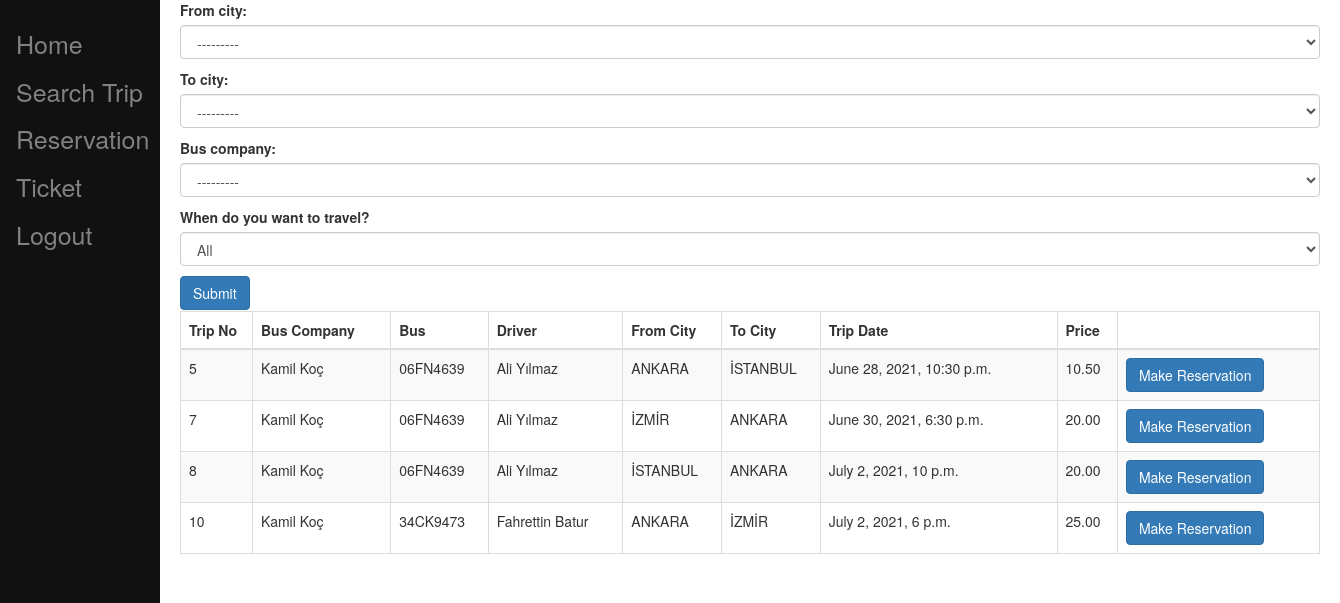
Screenshot of /searchtrip/ (signed in) with the database file from the repository.
### busticket/models.py (models this page shows, shortened)
class Trip(models.Model):
    bus = models.ForeignKey(Bus, on_delete=models.PROTECT)
    driver = models.ForeignKey(Driver, on_delete=models.PROTECT,blank=True,null=True)
    from_city = models.ForeignKey(City, related_name='f_city', on_delete=models.CASCADE,blank=True,null=True)
    to_city = models.ForeignKey(City, related_name='t_city', on_delete=models.CASCADE,blank=True,null=True)
    trip_date = models.DateTimeField(blank=True)
    price = models.DecimalField(max_digits=6, decimal_places=2, default=0.0)
    bus_company = models.ForeignKey(BusCompany, on_delete=models.CASCADE, editable=True,blank=True,null=True)
    class Meta:
        constraints = [
            models.UniqueConstraint(fields=['bus', 'from_city','to_city'], name='unique trip')
        ]

class BusCompany(models.Model):
    user = models.OneToOneField(User, on_delete=models.CASCADE)
    name = models.CharField(max_length=30,unique=True,default='Default Bus Company')
    tel_no = models.CharField(max_length=30,default='', blank=True,null=True)
    address = models.CharField(max_length=300,default='', blank=True,null=True)
    email = models.EmailField(max_length=254,default='', blank=True,null=True)
    url = models.URLField(max_length=200,default='', blank=True,null=True)
    def __str__(self):
        return self.name

class Bus(models.Model):
    plate_text = models.CharField(max_length=30,unique=True)
    brand_name = models.CharField(max_length=30,default='Mercedes Benz')
    status = models.BooleanField(default=True)
    seat_count = models.IntegerField(default=52)
    bus_company = models.ForeignKey(BusCompany, on_delete=models.CASCADE, blank=True,null=True)
    def __str__(self):
        return self.plate_text

class Driver(models.Model):
    name = models.CharField(max_length=30,default='Unknown Driver',unique=True)
    date_of_birth = models.DateField()
    years_of_experience = models.IntegerField()
    bus_company = models.ForeignKey(BusCompany, on_delete=models.CASCADE, editable=False,blank=True,null=True)
    def __str__(self):
        return self.name

class City(models.Model):
    name = models.CharField(max_length=30,unique=True)
    def __str__(self):
        return self.name

### busticket/views.py (the view)
# urls.py: path('searchtrip/',views.search_trip),
def search_trip(request):
    now = datetime.now()
    trip = Trip.objects.filter(trip_date__gte=now.date())
    form = SearchForm()
    return render(request,'busticket/searchtrip.html',{'trip_list': trip,'form':form})

### busticket/forms.py
class SearchForm(forms.ModelForm):
    DATE_CHOICES= [
    ('', 'All'),
    ('Today', 'Today'),
    ('This Week', 'This Week'),
    ('This Month', 'This Month'),
    ('This Year', 'This Year'),
    ]
    date_choice= forms.CharField(label='When do you want to travel?', required=False, widget=forms.Select(choices=DATE_CHOICES,attrs={ 'class': 'form-control' }))
    class Meta:
        model = Trip
        fields = ['from_city', 'to_city','bus_company']
        widgets = {
            'from_city': forms.Select(attrs={ 'class': 'form-control' }),
            'to_city': forms.Select(attrs={ 'class': 'form-control' }),
            'bus_company': forms.Select(attrs={ 'class': 'form-control' }),
        }

### busticket/templatetags/user_tags.py (called while the page is built)
@register.filter(name='has_group')
def has_group(user, group_name):
    group = Group.objects.filter(name=group_name)
    if group:
        group = group.first()
        return group in user.groups.all()
    else:
        return False

### templates/busticket/searchtrip.html (shortened to what this page needs)
{% extends 'busticket/base.html' %}
{% block content %}
 <div class="col-md-12">
        <form method="POST" class="post-form" action="/search/">
            {{ form.as_p }}
            <button type="submit" class="btn btn-primary">Submit</button>
        </form>
        <div class="table-responsive">
  <table id="searchdatatable" class="table table-striped table-bordered" width="100%">
            <thead>
                <th>Trip No</th>
                <th>Bus Company</th>
                <th>Bus</th>
                <th>Driver</th>
                <th>From City</th>
                <th>To City</th>
                <th>Trip Date</th>
                <th>Price</th>
                <th></th>
             </thead>
   <tbody>
   {% for trip in trip_list %}
    <tr>
     <td>{{ trip.id }}</td>
     <td>{{ trip.bus_company.name }}</td>
     <td>{{ trip.bus }}</td>
     <td>{{ trip.driver }}</td>
     <td>{{ trip.from_city }}</td>
     <td>{{ trip.to_city }}</td>
     <td>{{ trip.trip_date }}</td>
     <td>{{ trip.price }}</td>
     <td><span><a href="/reservationnew/{{ trip.id }}" class="btn btn-primary">Make Reservation</a></span>  </td>
    </tr>
   {% endfor %}
   </tbody>
  </table>
        </div>
    </div>
{% endblock content %}

### templates/busticket/base.html (style rules this page uses)
.maincontainer { padding-left: 160px; }

### rows the page displays
Trip: id "5", bus_company.name "Kamil Koç", bus "06FN4639", driver "Ali Yılmaz", from_city "ANKARA", to_city "İSTANBUL", trip_date "June 28, 2021, 10:30 p.m.", price "10.50"
Trip: id "7", bus_company.name "Kamil Koç", bus "06FN4639", driver "Ali Yılmaz", from_city "İZMİR", to_city "ANKARA", trip_date "June 30, 2021, 6:30 p.m.", price "20.00"
Trip: id "8", bus_company.name "Kamil Koç", bus "06FN4639", driver "Ali Yılmaz", from_city "İSTANBUL", to_city "ANKARA", trip_date "July 2, 2021, 10 p.m.", price "20.00"
Trip: id "10", bus_company.name "Kamil Koç", bus "34CK9473", driver "Fahrettin Batur", from_city "ANKARA", to_city "İZMİR", trip_date "July 2, 2021, 6 p.m.", price "25.00"
